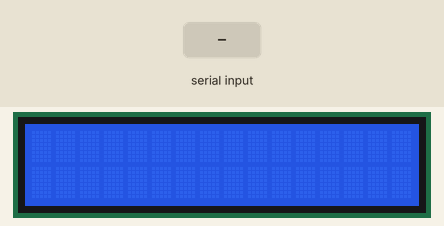
A sketch run on a simulated Arduino Uno, built with avr-gcc and run on an emulated ATmega328P. On the bench: 16×2 character LCD. Inputs (shaded band) come from the test bench.

Above: at 1.2 s.
1.3 s: byte 30 received over Serial
2.8 s: byte 90 received over Serial
At 3.8 s:
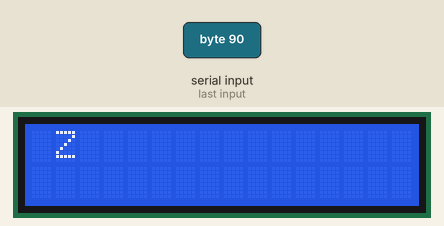
4.3 s: byte 120 received over Serial
At 5.0 s:
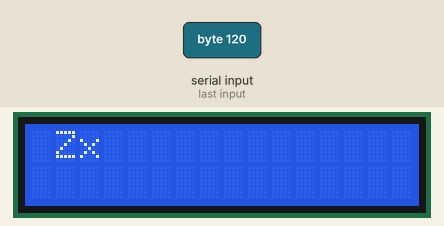
5.8 s: byte 30 received over Serial
7.3 s: byte 90 received over Serial
At 8.5 s:
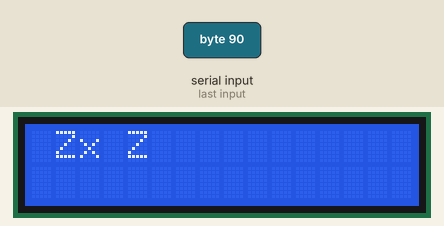
8.8 s: byte 120 received over Serial
At 9.6 s:
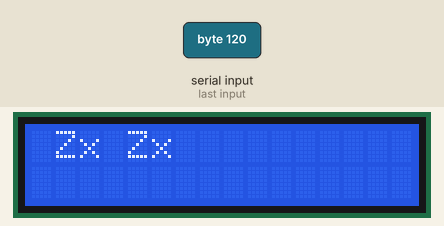
Timing chart, 0 to 11.3 s (numbered marks = the images above; inputs shaded):
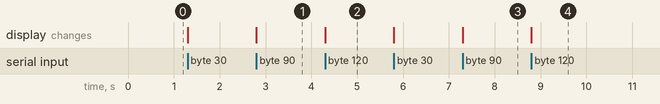

The sketch:

web_serial_display.ino
```cpp
#include <LiquidCrystal.h>

char dataReceived;
LiquidCrystal lcd(7,8,9,10,11,12);
int  c = 0;

void setup() {
   Serial.begin(9600);
   lcd.begin(16,2);
   lcd.setCursor(0,0);

}


void loop() {

  while (Serial.available() > 0) {
      c++;
      dataReceived = Serial.read();
      lcd.print(dataReceived);
      lcd.setCursor(c,0);
      if (c == 16)
        lcd.setCursor(0,1);

  }


}
```

Measured:
- after the input at 2.8 s, the display: changes at once (image 1)
- after the input at 4.3 s, the display: changes at once (image 2)
- after the input at 7.3 s, the display: changes at once (image 3)
- after the input at 8.8 s, the display: changes at once (image 4)
